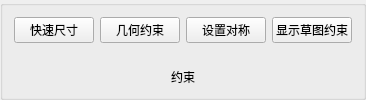
          <widget class="QGroupBox" name="groupBox_7">
           <property name="title">
            <string/>
           </property>
           <layout class="QGridLayout" name="gridLayout_31">
            <item row="0" column="0">
             <widget class="QPushButton" name="pushButton_37">
              <property name="text">
               <string>快速尺寸</string>
              </property>
             </widget>
            </item>
            <item row="0" column="2">
             <widget class="QPushButton" name="pushButton_39">
              <property name="text">
               <string>设置对称</string>
              </property>
             </widget>
            </item>
            <item row="0" column="1">
             <widget class="QPushButton" name="pushButton_38">
              <property name="text">
               <string>几何约束</string>
              </property>
             </widget>
            </item>
            <item row="0" column="3">
             <widget class="QPushButton" name="pushButton_43">
              <property name="text">
               <string>显示草图约束</string>
              </property>
             </widget>
            </item>
            <item row="1" column="1">
             <spacer name="verticalSpacer_9">
              <property name="orientation">
               <enum>Qt::Orientation::Vertical</enum>
              </property>
              <property name="sizeHint" stdset="0">
               <size>
                <width>20</width>
                <height>4</height>
               </size>
              </property>
             </spacer>
            </item>
            <item row="2" column="0" colspan="4">
             <widget class="QLabel" name="label_13">
              <property name="text">
               <string>约束</string>
              </property>
              <property name="alignment">
               <set>Qt::AlignmentFlag::AlignCenter</set>
              </property>
             </widget>
            </item>
           </layout>
          </widget>
